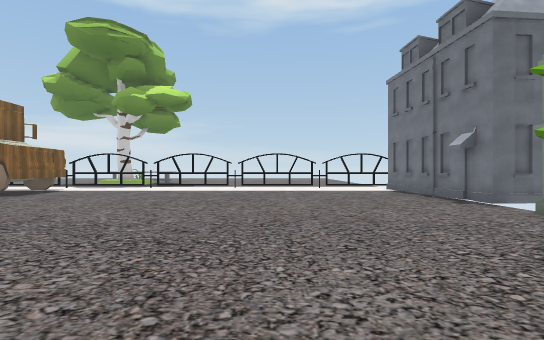
View 1 (above)

20 first-person views from a walk through a 3-D level made in the Unity game engine. The camera is 1.5 m above the floor, looks level and sees 80° across. The floor is counted in squares, 2 m on a side. Each view is taken from the middle of a square. On the plan, view 1 faces up. The plan holds only what a view shows up to about 11 squares ahead; the rest is blank. The place goes on beyond the plan. Some surface patterns are stand-ins.

View 2
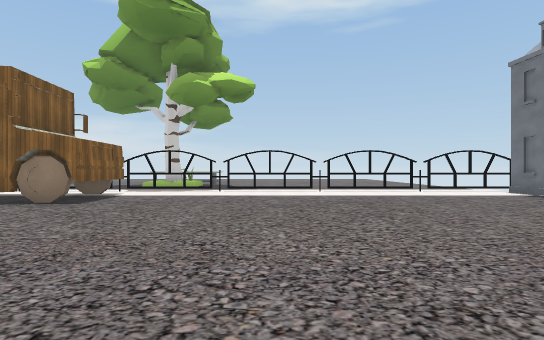

View 3
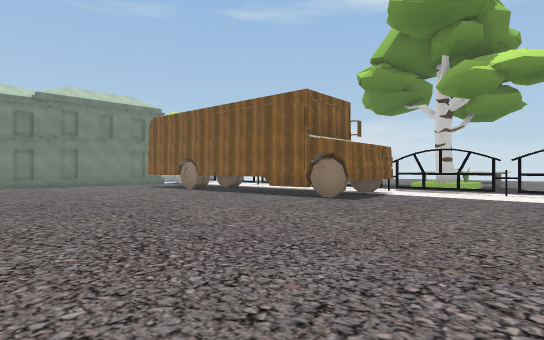

View 4
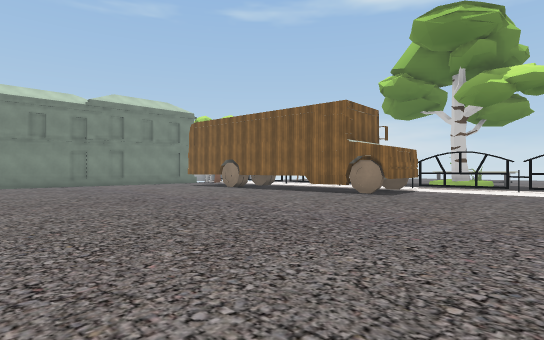

View 5
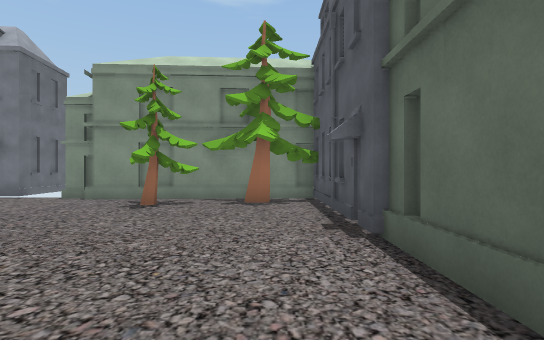

View 6
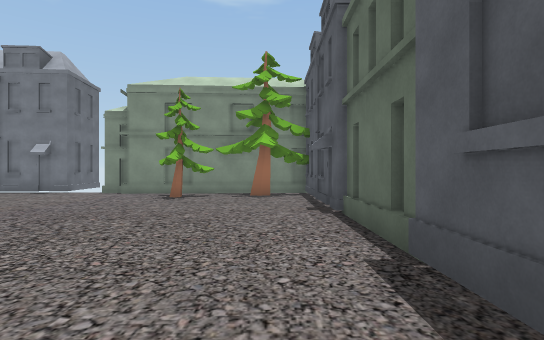

View 7
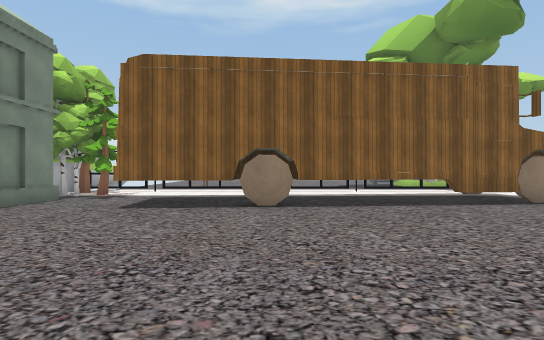

View 8
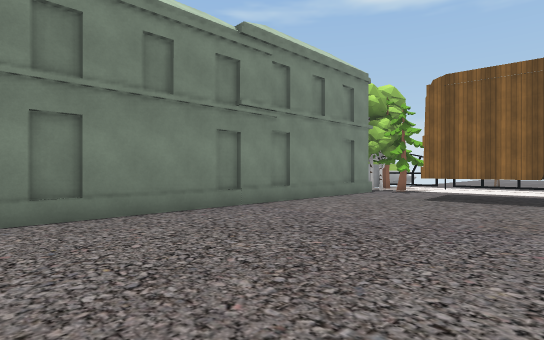

View 9
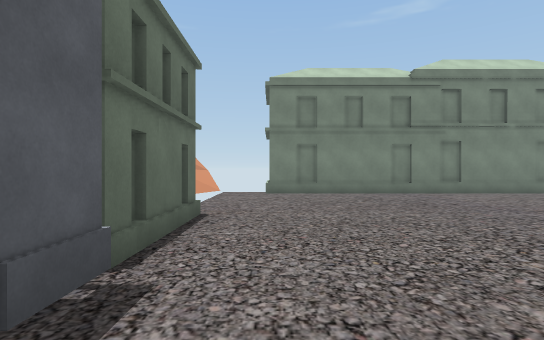

View 10
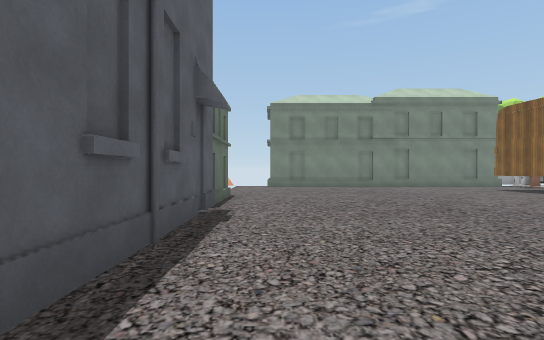

View 11
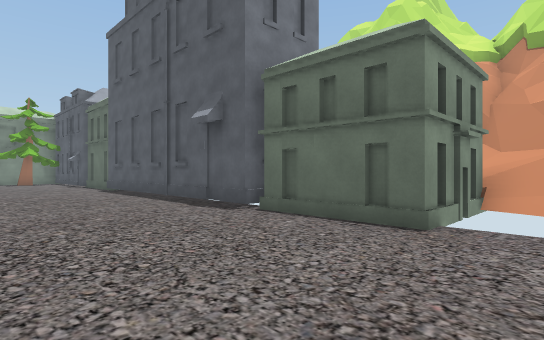

View 12
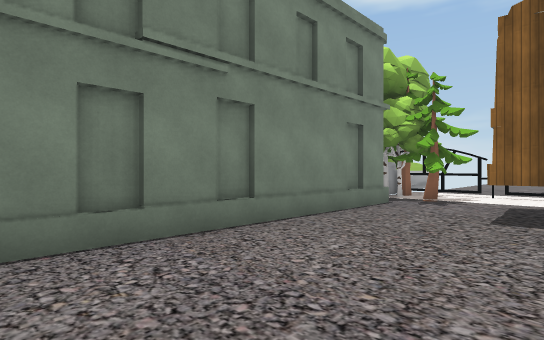

View 13
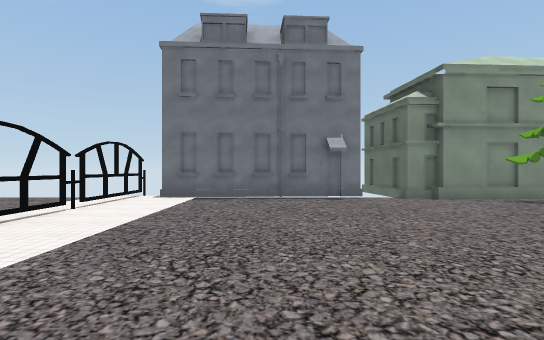

View 14
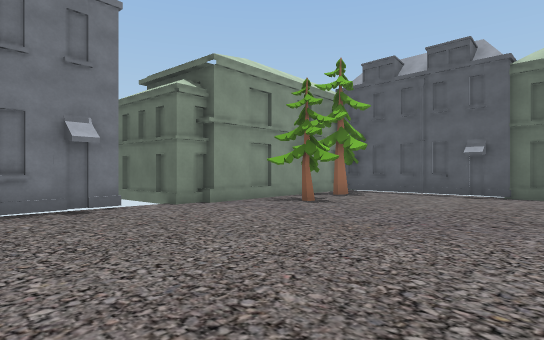

View 15
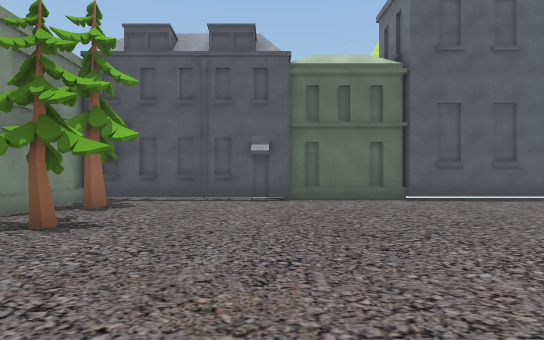

View 16
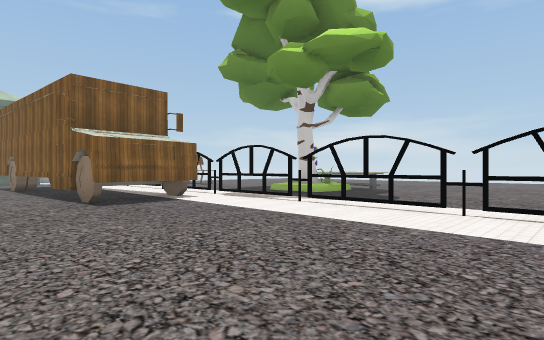

View 17
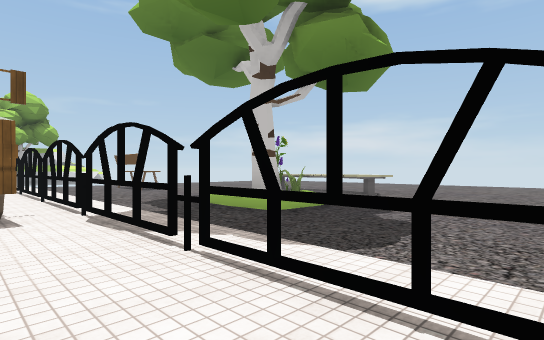

View 18
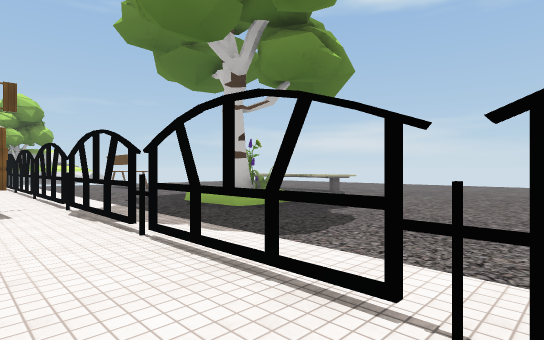

View 19
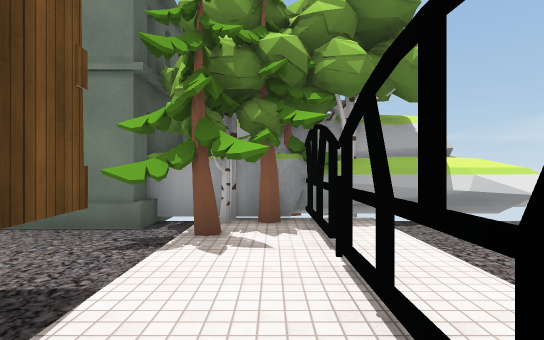

View 20
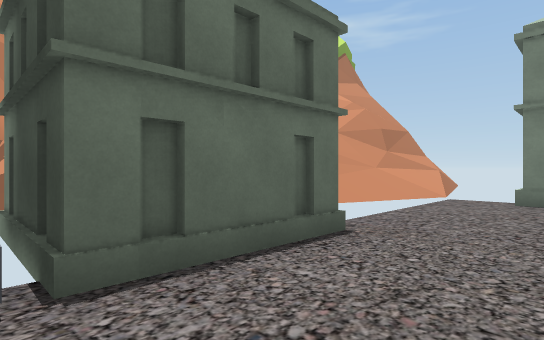

### Floor plan
Key: @ floor where view 1 was taken; # wall or solid block; x gap in a wall; . floor; / step, stairs or slope; = window, fence, low wall or low ledge; T thing the floor can be seen under or through; B building; R tree.
Columns run from 21 left of view 1 to 7 right of it. Each row starts with its distance up from view 1.
 15  #
 14  #...  ..............  ...
 13 R################x######x##
 12 RR......................./B
 11  RR...      TT.........../B
 10  #..T       TT............B
  9  #..TTTTTTTTT.............B
  8  #........................B
  7  #........................BBB
  6  #........................ BB
  5  #........................BBB
  4  #........................
  3  #......................R.
  2  #......................R.B
  1  #........................B
  0  #...................@...RB
 -1  ...........######...#####B
 -2        BBBBB     BBBBB BBB
 -3       BB BB      B
 -4       =B B       B

Where each view was taken, in squares from view 1:
view 1: 0 up, 0 right, facing up
view 2: 2 up, 3 left, facing up
view 3: 2 up, 3 left, facing up-left
view 4: 0 up, 3 left, facing up-left
view 5: 0 up, 4 left, facing right
view 6: 0 up, 6 left, facing right
view 7: 2 up, 14 left, facing up
view 8: 0 up, 14 left, facing up-left
view 9: 0 up, 9 left, facing left
view 10: 0 up, 5 left, facing left
view 11: 3 up, 16 left, facing down-right
view 12: 3 up, 16 left, facing up-left
view 13: 9 up, 4 left, facing right
view 14: 9 up, 2 left, facing down-right
view 15: 7 up, 0 right, facing down
view 16: 7 up, 0 right, facing up-left
view 17: 11 up, 2 left, facing up-left
view 18: 11 up, 1 left, facing up-left
view 19: 12 up, 15 left, facing left
view 20: 1 up, 11 left, facing down-left
